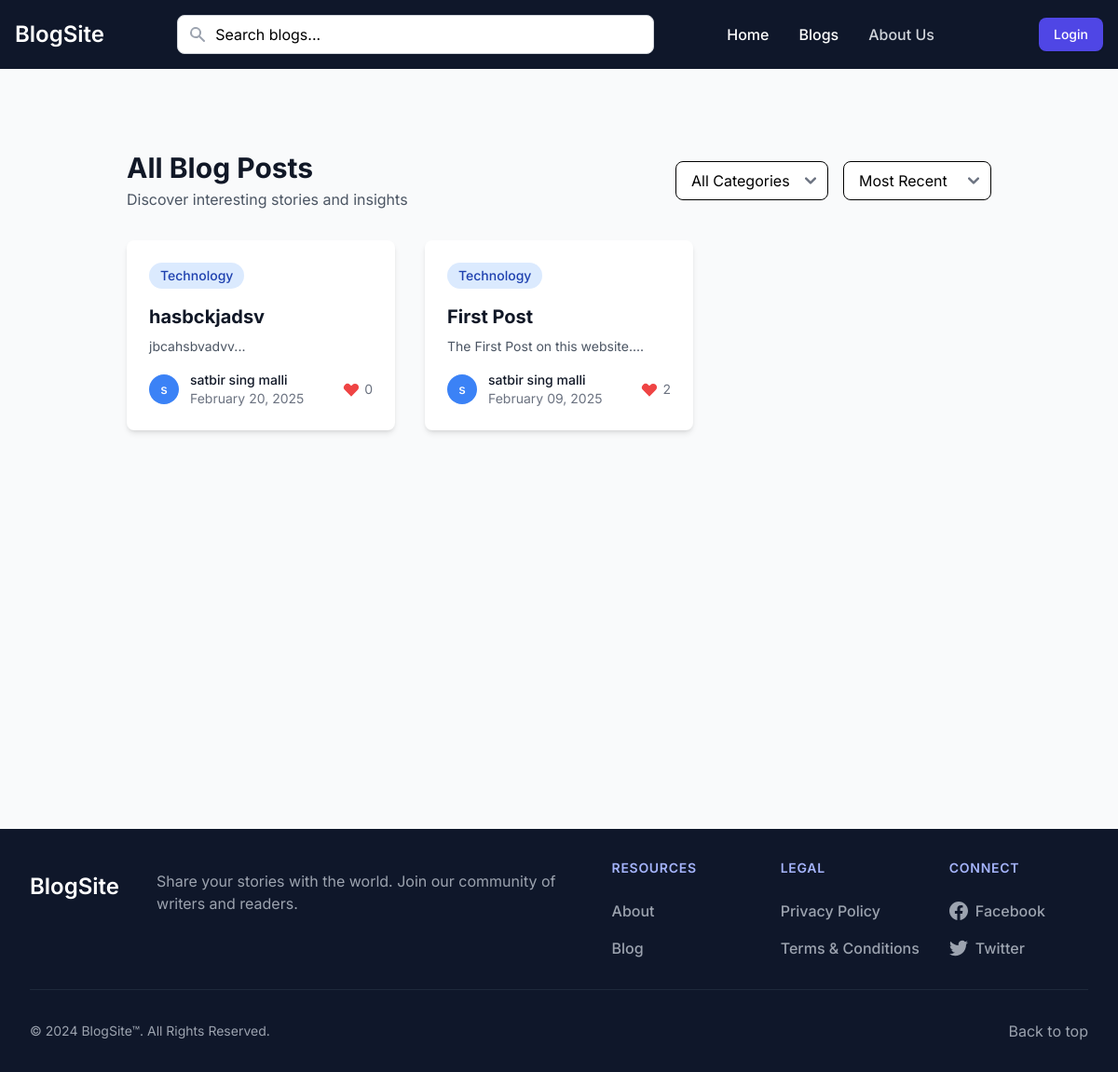
The app's page /blogs, older data.
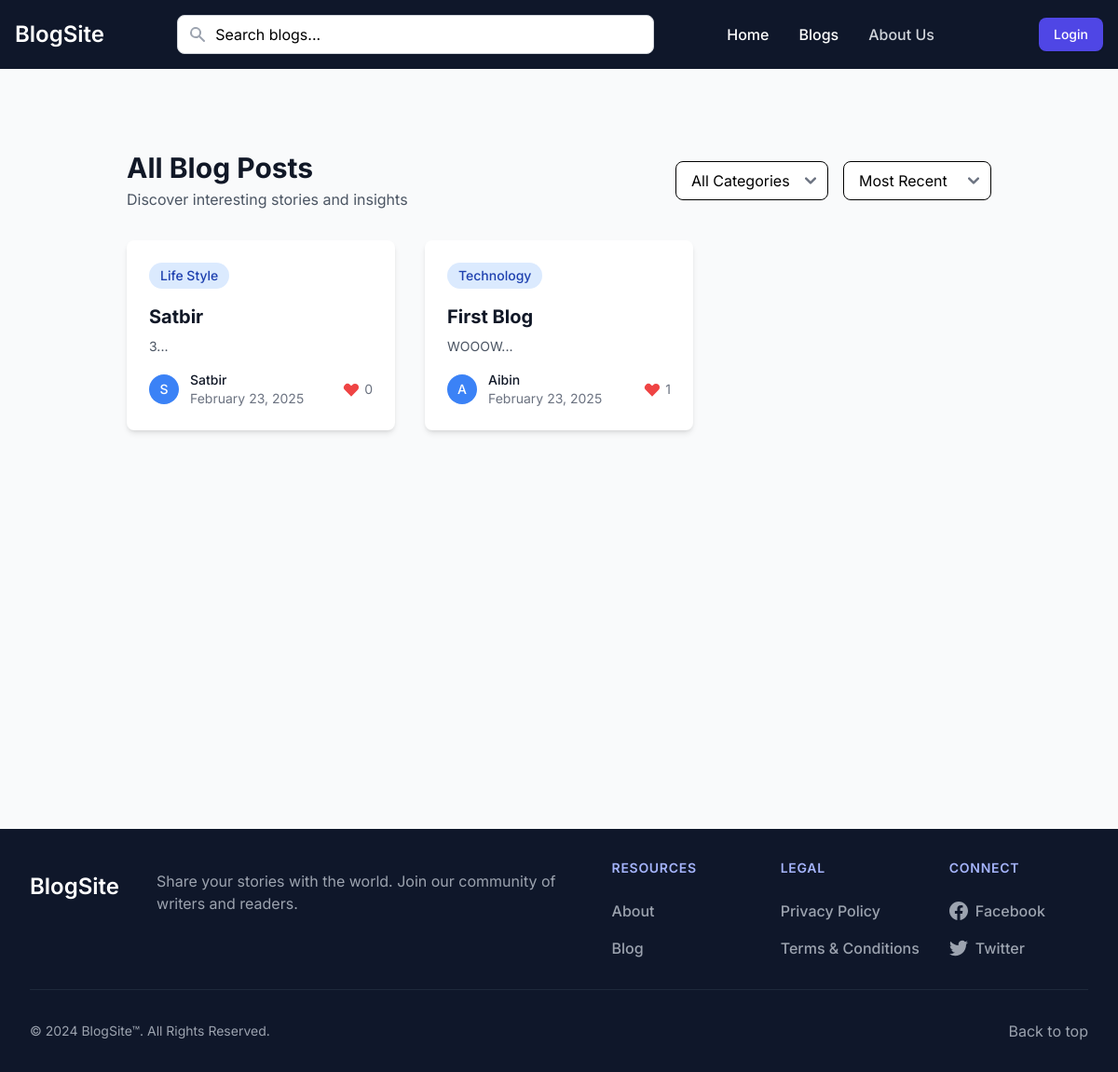
The same page, newer data.
### app.py (models this page shows, shortened)
class Blog(db.Model):
    id = db.Column(db.Integer, primary_key=True)
    title = db.Column(db.String(200), nullable=False)
    content = db.Column(db.Text, nullable=False)
    author_id = db.Column(db.Integer, db.ForeignKey('user.id'), nullable=False)
    category_id = db.Column(db.Integer, db.ForeignKey('category.id'), nullable=False)
    status = db.Column(db.String(20), default='draft')
    moderation_status = db.Column(db.String(20), default='pending')
    moderation_comment = db.Column(db.Text)
    moderated_by = db.Column(db.Integer, db.ForeignKey('user.id'))
    moderated_at = db.Column(db.DateTime)
    created_at = db.Column(db.DateTime, default=datetime.utcnow)
    updated_at = db.Column(db.DateTime, default=datetime.utcnow, onupdate=datetime.utcnow)
    comments = db.relationship('Comment', backref='blog', lazy=True)
    likes = db.relationship('Like', backref='blog', lazy=True)
    author = db.relationship('User', foreign_keys=[author_id], backref='blogs')
    moderator = db.relationship('User', foreign_keys=[moderated_by], backref='moderated_blogs')

class Category(db.Model):
    id = db.Column(db.Integer, primary_key=True)
    name = db.Column(db.String(50), unique=True, nullable=False)
    description = db.Column(db.Text)
    created_at = db.Column(db.DateTime, default=datetime.utcnow)
    updated_at = db.Column(db.DateTime, default=datetime.utcnow, onupdate=datetime.utcnow)
    blogs = db.relationship('Blog', backref='category', lazy=True)

class User(UserMixin, db.Model):
    id = db.Column(db.Integer, primary_key=True)
    name = db.Column(db.String(100), nullable=False)
    email = db.Column(db.String(120), unique=True, nullable=False)
    password = db.Column(db.String(200), nullable=False)
    is_admin = db.Column(db.Boolean, default=False)
    created_at = db.Column(db.DateTime, nullable=False, default=datetime.utcnow)
    updated_at = db.Column(db.DateTime, default=datetime.utcnow, onupdate=datetime.utcnow)

### app.py (the view)
@app.route('/blogs')
def all_blogs():
    page = request.args.get('page', 1, type=int)
    category_id = request.args.get('category', type=int)
    sort = request.args.get('sort', 'recent')  # 'recent', 'popular'
    query = Blog.query.filter(Blog.status == 'published', Blog.moderation_status != 'rejected')
    if category_id:
        query = query.filter_by(category_id=category_id)
    if sort == 'popular':
        query = query.join(Like)\
            .group_by(Blog.id)\
            .order_by(func.count(Like.id).desc())
    else:  # recent
        query = query.order_by(Blog.created_at.desc())
    total_posts = query.count()
    total_pages = ceil(total_posts / app.config['POSTS_PER_PAGE'])
    blogs = query.offset((page - 1) * app.config['POSTS_PER_PAGE'])\
        .limit(app.config['POSTS_PER_PAGE']).all()
    categories = Category.query.all()
    return render_template('blogs.html',
                         blogs=blogs,
                         categories=categories,
                         current_page=page,
                         total_pages=total_pages,
                         current_category=category_id,
                         current_sort=sort,
                         user=current_user)

### app.py (called while the page is built)
@app.context_processor
def utility_processor():
    return {
        'POSTS_PER_PAGE': app.config['POSTS_PER_PAGE'],
        'min': min  # Make min() function available in templates
    }

### templates/blogs.html (shortened to what this page needs)
{% extends "base.html" %}
{% block content %}
<div class="max-w-7xl mx-auto px-4 sm:px-6 lg:px-8 my-10">
    <div class="flex flex-col md:flex-row md:items-center md:justify-between mb-8">
        <div>
            <h1 class="text-3xl font-bold text-gray-900">All Blog Posts</h1>
            <p class="mt-1 text-gray-600">Discover interesting stories and insights</p>
        </div>
        <div class="mt-4 md:mt-0 flex flex-col sm:flex-row gap-4">
            <select onchange="window.location.href=this.value" class="bg-white border rounded-lg px-4 py-2 focus:outline-none focus:ring-2 focus:ring-blue-500">
                <option value="{{ url_for('all_blogs', sort=current_sort) }}" {% if not current_category %}selected{% endif %}>All Categories</option>
            </select>
            <select onchange="window.location.href=this.value" class="bg-white border rounded-lg px-4 py-2 focus:outline-none focus:ring-2 focus:ring-blue-500">
                <option value="{{ url_for('all_blogs', category=current_category) }}"
                        {% if current_sort == 'recent' %}selected{% endif %}>Most Recent</option>
            </select>
        </div>
    </div>
    <div class="grid grid-cols-1 md:grid-cols-2 lg:grid-cols-3 gap-8">
        {% for blog in blogs %}
        <div class="bg-white rounded-lg shadow-md overflow-hidden hover:shadow-xl transition-shadow duration-300">
            <div class="p-6">
                <a href="{{ url_for('view_blog', blog_id=blog.id) }}" class="block">
                    <span class="inline-flex items-center px-3 py-1 rounded-full text-sm font-medium bg-blue-100 text-blue-800 mb-4">
                        {{ blog.category.name }}
                    </span>
                    <h3 class="text-xl font-bold text-gray-900 hover:text-blue-600 mb-2">{{ blog.title }}</h3>
                    <p class="text-gray-600 text-sm">{{ blog.content[:150]|striptags }}...</p>
                </a>
                <div class="mt-4 flex items-center justify-between">
                    <div class="flex items-center">
                        <div class="flex-shrink-0">
                            <div class="h-8 w-8 rounded-full bg-blue-500 flex items-center justify-center">
                                <span class="text-white font-medium text-sm">{{ blog.author.name[:1] }}</span>
                            </div>
                        </div>
                        <div class="ml-3">
                            <p class="text-sm font-medium text-gray-900">{{ blog.author.name }}</p>
                            <p class="text-sm text-gray-500">{{ blog.created_at.strftime('%B %d, %Y') }}</p>
                        </div>
                    </div>
                    <div class="flex items-center text-gray-500">
                        <svg class="w-5 h-5 text-red-500" fill="currentColor" viewBox="0 0 20 20">
                            <path fill-rule="evenodd" d="M3.172 5.172a4 4 0 015.656 0L10 6.343l1.172-1.171a4 4 0 115.656 5.656L10 17.657l-6.828-6.829a4 4 0 010-5.656z" clip-rule="evenodd"></path>
                        </svg>
                        <span class="ml-1 text-sm">{{ blog.likes|length }}</span>
                    </div>
                </div>
            </div>
        </div>
        {% endfor %}
    </div>
</div>
{% endblock %}

Row changes from the older to the newer data that the page shows:
no longer on this page (row edited): Blog: category.name "Technology", title "hasbckjadsv", content "jbcahsbvadvv", author "s", author.name "satbir sing malli", created_at "February 20, 2025", likes|length "0"
added Blog: category.name "Life Style", title "Satbir", content "3", author "S", author.name "Satbir", created_at "February 23, 2025", likes|length "0"
changed Blog "Technology": title "First Post" → "First Blog"; content "The First Post on this website." → "WOOOW"; author "s" → "A"; author.name "satbir sing malli" → "Aibin"; created_at "February 09, 2025" → "February 23, 2025"; likes|length "2" → "1"
